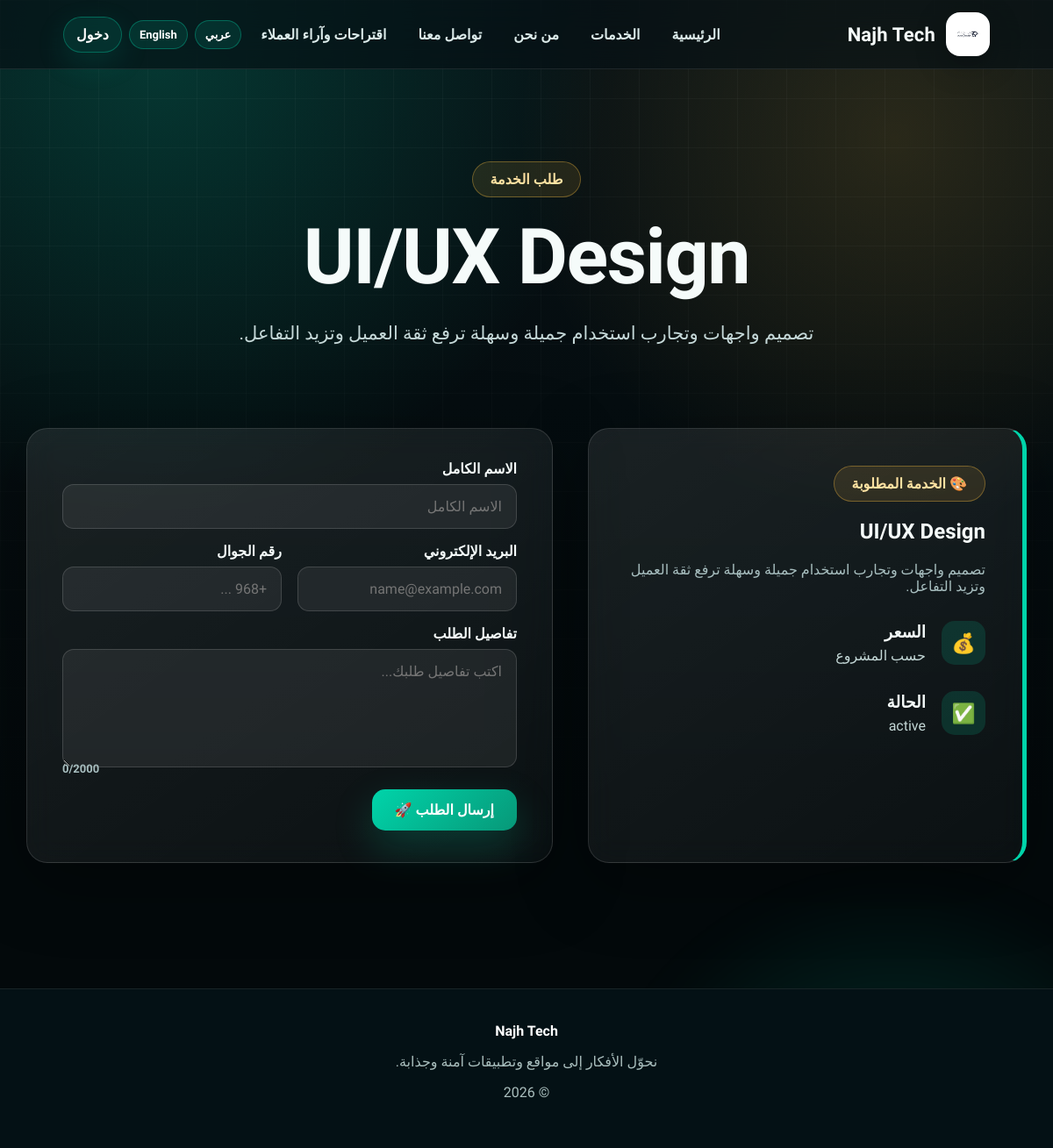
/request-service/1, run on the app's committed database.
### tables this page shows
CREATE TABLE services (id INTEGER PRIMARY KEY AUTOINCREMENT, name TEXT NOT NULL, description TEXT NOT NULL, price TEXT, status TEXT NOT NULL DEFAULT "active", icon TEXT, created_at TEXT NOT NULL);

### app.py (the view, shortened to what this page needs)
@app.route('/request-service/<int:service_id>', methods=['GET','POST'])
def request_service(service_id):
    service = db().execute('SELECT * FROM services WHERE id=? AND status="active"', (service_id,)).fetchone()
    if not service:
        return render_template('404.html'), 404
    return render_template('request_service.html', service=service)

### app.py (called while the page is built)
def current_lang():
    code = session.get('lang', 'ar')
    return code if code in TRANSLATIONS else 'ar'

@app.context_processor
def inject_language():
    code = current_lang()
    return {'lang': code, 'dir': 'rtl' if code == 'ar' else 'ltr', 't': TRANSLATIONS[code]}

def db():
    if 'db' not in g:
        g.db = sqlite3.connect(DB_PATH)
        g.db.row_factory = sqlite3.Row
    return g.db

def csrf_token():
    token = session.get('_csrf') or secrets.token_urlsafe(32)
    session['_csrf'] = token
    return token

def validate_csrf():
    if request.method == 'POST' and request.form.get('_csrf') != session.get('_csrf'):
        abort(400)

@app.before_request
def before_request():
    validate_csrf()

@app.after_request
def security_headers(resp):
    resp.headers['X-Content-Type-Options'] = 'nosniff'
    resp.headers['X-Frame-Options'] = 'DENY'
    resp.headers['Referrer-Policy'] = 'strict-origin-when-cross-origin'
    resp.headers['Permissions-Policy'] = 'camera=(), microphone=(), geolocation=()'
    resp.headers['Content-Security-Policy'] = "default-src 'self'; style-src 'self' https://fonts.googleapis.com 'unsafe-inline'; font-src https://fonts.gstatic.com; script-src 'self'; img-src 'self' data:"
    return resp

### templates/request_service.html (shortened to what this page needs)
{% extends "base.html" %}
{% block content %}
<section class="contact-hero">
  <span class="badge">{{ t.request_service }}</span>
  <h1>{{ service.name }}</h1>
  <p>{{ service.description }}</p>
</section>
<section class="section contact-grid">
  <div class="glass-card contact-info reveal show">
    <span class="badge">{{ service.icon }} {{ t.requested_service }}</span>
    <h2>{{ service.name }}</h2>
    <p class="muted">{{ service.description }}</p>
    <div class="info-row"><b>💰</b><div><h3>{{ t.price }}</h3><p>{{ service.price }}</p></div></div>
    <div class="info-row"><b>✅</b><div><h3>{{ t.status }}</h3><p>{{ service.status }}</p></div></div>
  </div>
  <form class="glass-card form-box reveal show" method="post">
    <label>{{ t.full_name }}<input name="name" required maxlength="80" placeholder="{{ t.full_name }}"></label>
    <div class="two">
      <label>{{ t.email }}<input type="email" name="email" required maxlength="120" placeholder="name@example.com"></label>
      <label>{{ t.phone }}<input name="phone" maxlength="40" placeholder="+968 ..."></label>
    </div>
    <label>{{ t.request_details }}<textarea name="message" required minlength="5" maxlength="2000" placeholder="اكتب تفاصيل طلبك..."></textarea></label>
    <button type="submit">{{ t.submit_request }} 🚀</button>
  </form>
</section>
{% endblock %}

### static/css/style.css (style rules this page uses)
:root { --bg:#071115;--bg2:#0b1b20;--surface:#0f2228;--surface2:#132d34;--glass:rgba(255,255,255,.065); --line:rgba(255,255,255,.13);--text:#f5fbfa;--muted:#a8bfc0;--soft:#dbe9e8; --accent:#00d4aa;--accent2:#ffbf3f;--accent3:#38bdf8;--danger:#ef4444;--ok:#22c55e; --shadow:0 22px 80px rgba(0,0,0,.35);--radius:24px;--max:1180px; }
* { box-sizing:border-box }
html { scroll-behavior:smooth }
body { margin:0;font-family:Tajawal,Arial,sans-serif;background:radial-gradient(circle at 15% 5%,rgba(0,212,170,.2),transparent 32%),radial-gradient(circle at 85% 12%,rgba(255,191,63,.14),transparent 28%),linear-gradient(180deg,var(--bg),#03090b 70%);color:var(--text);overflow-x:hidden }
body:before { content:"";position:fixed;inset:0;background-image:linear-gradient(rgba(255,255,255,.035) 1px,transparent 1px),linear-gradient(90deg,rgba(255,255,255,.035) 1px,transparent 1px);background-size:56px 56px;mask-image:linear-gradient(to bottom,black,transparent 78%);pointer-events:none;z-index:-3 }
.badge { display:inline-flex;align-items:center;gap:8px;background:rgba(255,191,63,.11);border:1px solid rgba(255,191,63,.35);color:#ffe2a2;padding:10px 20px;border-radius:999px;font-weight:900 }
.hero h1,.contact-hero h1 { font-size:clamp(42px,8vw,88px);line-height:1.05;margin:22px auto;font-weight:900;letter-spacing:-1.4px }
.hero p,.contact-hero p,.section-title p { font-size:21px;line-height:1.85;color:#c5d8d8;max-width:900px;margin:auto }
.btn,button { display:inline-flex;align-items:center;justify-content:center;gap:8px;border:0;border-radius:15px;padding:14px 26px;background:linear-gradient(135deg,var(--accent),#079878);color:#fff;font-weight:900;cursor:pointer;box-shadow:0 18px 45px rgba(0,212,170,.22);font-family:inherit;font-size:16px;transition:.22s ease }
.section { max-width:var(--max);margin:auto;padding:88px 20px }
.glass-card { background:linear-gradient(145deg,rgba(255,255,255,.085),rgba(255,255,255,.035));border:1px solid var(--line);border-radius:var(--radius);box-shadow:var(--shadow);backdrop-filter:blur(16px) }
.reveal { opacity:0;transform:translateY(26px);transition:.75s ease }
.reveal.show { opacity:1;transform:none }
.contact-hero { text-align:center;padding:105px 20px 250px;min-height:540px }
.contact-grid,.feedback-grid { display:grid;grid-template-columns:1fr 1.2fr;gap:40px;margin-top:-250px }
.contact-info,.feedback-info { padding:42px;border-inline-start:5px solid var(--accent) }
.info-row { display:flex;gap:18px;align-items:center;margin:30px 0 }
.info-row b { width:50px;height:50px;border-radius:15px;background:rgba(0,212,170,.15);display:grid;place-items:center;color:#8af5de;font-size:22px;flex:0 0 50px }
.info-row h3 { margin:0 0 6px }
.info-row p { margin:0;color:#c4d8d7 }
.form-box { padding:36px 40px }
label { display:block;font-weight:900;margin-bottom:16px }
input,textarea,select { width:100%;margin-top:8px;padding:15px 16px;border:1px solid rgba(255,255,255,.14);border-radius:13px;font-family:inherit;font-size:16px;background:rgba(255,255,255,.065);color:var(--text);outline:none;transition:.2s }
textarea { min-height:135px;resize:vertical }
.two { display:grid;grid-template-columns:1fr 1fr;gap:18px }
.muted { color:var(--muted) }

### data on the page
services: name "UI/UX Design", description "تصميم واجهات وتجارب استخدام جميلة وسهلة ترفع ثقة العميل وتزيد التفاعل.", icon "🎨", price "حسب المشروع", status "active"

### other printed values
{{ t.brand }} "Najh Tech"
{{ t.home }} "الرئيسية"
{{ t.services }} "الخدمات"
{{ t.about }} "من نحن"
{{ t.contact }} "تواصل معنا"
{{ t.feedback }} "اقتراحات وآراء العملاء"
{{ t.login }} "دخول"
{{ t.request_service }} "طلب الخدمة"
{{ t.requested_service }} "الخدمة المطلوبة"
{{ t.price }} "السعر"
{{ t.status }} "الحالة"
{{ t.full_name }} "الاسم الكامل"
{{ t.email }} "البريد الإلكتروني"
{{ t.phone }} "رقم الجوال"
{{ t.request_details }} "تفاصيل الطلب"
